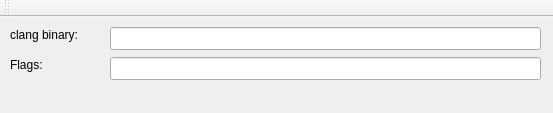
<?xml version="1.0" encoding="UTF-8"?>
<ui version="4.0">
 <class>ClangCompleter</class>
 <widget class="QMainWindow" name="ClangCompleter">
  <property name="geometry">
   <rect>
    <x>0</x>
    <y>0</y>
    <width>553</width>
    <height>113</height>
   </rect>
  </property>
  <property name="windowTitle">
   <string>ClangCompleter</string>
  </property>
  <widget class="QWidget" name="centralWidget">
   <widget class="QLineEdit" name="flags">
    <property name="geometry">
     <rect>
      <x>110</x>
      <y>40</y>
      <width>431</width>
      <height>23</height>
     </rect>
    </property>
   </widget>
   <widget class="QLineEdit" name="clangBinary">
    <property name="geometry">
     <rect>
      <x>110</x>
      <y>10</y>
      <width>431</width>
      <height>23</height>
     </rect>
    </property>
   </widget>
   <widget class="QLabel" name="label">
    <property name="geometry">
     <rect>
      <x>10</x>
      <y>10</y>
      <width>91</width>
      <height>16</height>
     </rect>
    </property>
    <property name="text">
     <string>clang binary:</string>
    </property>
   </widget>
   <widget class="QLabel" name="label_2">
    <property name="geometry">
     <rect>
      <x>10</x>
      <y>40</y>
      <width>59</width>
      <height>15</height>
     </rect>
    </property>
    <property name="text">
     <string>Flags:</string>
    </property>
   </widget>
  </widget>
  <widget class="QMenuBar" name="menuBar">
   <property name="geometry">
    <rect>
     <x>0</x>
     <y>0</y>
     <width>553</width>
     <height>20</height>
    </rect>
   </property>
  </widget>
  <widget class="QToolBar" name="mainToolBar">
   <attribute name="toolBarArea">
    <enum>TopToolBarArea</enum>
   </attribute>
   <attribute name="toolBarBreak">
    <bool>false</bool>
   </attribute>
  </widget>
 </widget>
 <layoutdefault spacing="6" margin="11"/>
 <resources/>
 <connections/>
</ui>
